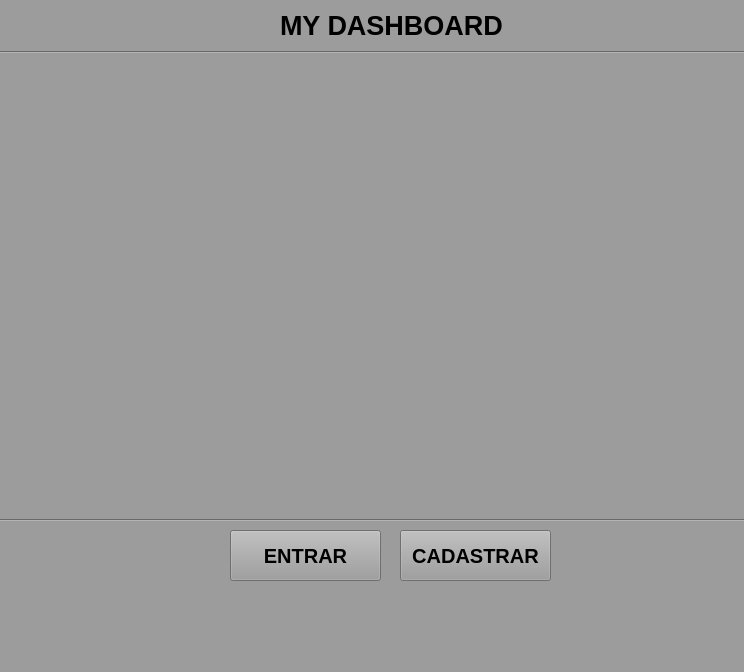
<?xml version="1.0" encoding="UTF-8"?>
<ui version="4.0">
 <class>MainWindow</class>
 <widget class="QMainWindow" name="MainWindow">
  <property name="geometry">
   <rect>
    <x>0</x>
    <y>0</y>
    <width>744</width>
    <height>672</height>
   </rect>
  </property>
  <property name="windowTitle">
   <string>MainWindow</string>
  </property>
  <property name="styleSheet">
   <string notr="true">background-color: rgb(156, 156, 156);</string>
  </property>
  <widget class="QWidget" name="centralwidget">
   <widget class="QPushButton" name="pushButton">
    <property name="geometry">
     <rect>
      <x>400</x>
      <y>530</y>
      <width>151</width>
      <height>51</height>
     </rect>
    </property>
    <property name="font">
     <font>
      <pointsize>15</pointsize>
      <weight>75</weight>
      <bold>true</bold>
     </font>
    </property>
    <property name="text">
     <string>CADASTRAR</string>
    </property>
   </widget>
   <widget class="QPushButton" name="pushButton_2">
    <property name="geometry">
     <rect>
      <x>230</x>
      <y>530</y>
      <width>151</width>
      <height>51</height>
     </rect>
    </property>
    <property name="font">
     <font>
      <pointsize>15</pointsize>
      <weight>75</weight>
      <bold>true</bold>
     </font>
    </property>
    <property name="text">
     <string>ENTRAR</string>
    </property>
   </widget>
   <widget class="QLabel" name="label">
    <property name="geometry">
     <rect>
      <x>280</x>
      <y>0</y>
      <width>231</width>
      <height>50</height>
     </rect>
    </property>
    <property name="font">
     <font>
      <pointsize>20</pointsize>
      <weight>75</weight>
      <bold>true</bold>
     </font>
    </property>
    <property name="text">
     <string>MY DASHBOARD</string>
    </property>
   </widget>
   <widget class="Line" name="line_2">
    <property name="geometry">
     <rect>
      <x>-30</x>
      <y>37</y>
      <width>831</width>
      <height>30</height>
     </rect>
    </property>
    <property name="orientation">
     <enum>Qt::Horizontal</enum>
    </property>
   </widget>
   <widget class="Line" name="line">
    <property name="geometry">
     <rect>
      <x>-20</x>
      <y>510</y>
      <width>831</width>
      <height>20</height>
     </rect>
    </property>
    <property name="orientation">
     <enum>Qt::Horizontal</enum>
    </property>
   </widget>
  </widget>
  <widget class="QMenuBar" name="menubar">
   <property name="geometry">
    <rect>
     <x>0</x>
     <y>0</y>
     <width>744</width>
     <height>22</height>
    </rect>
   </property>
  </widget>
  <widget class="QStatusBar" name="statusbar"/>
 </widget>
 <resources/>
 <connections/>
</ui>
